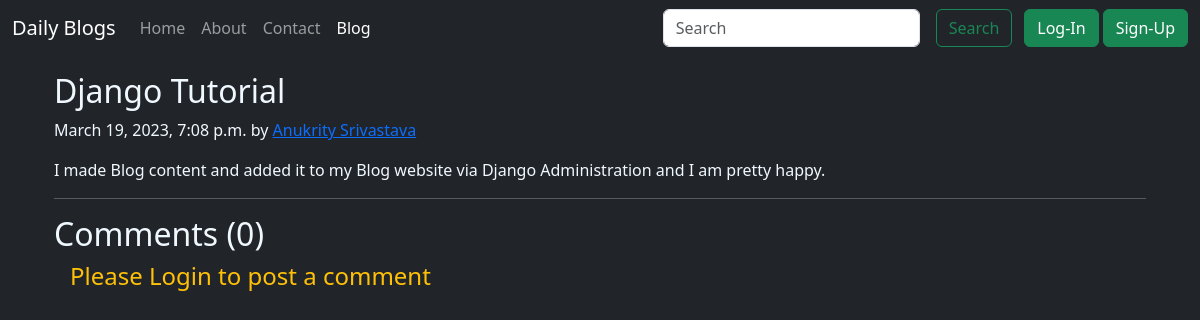
Before: /blog/blogpost/First_Tag with the older database file.
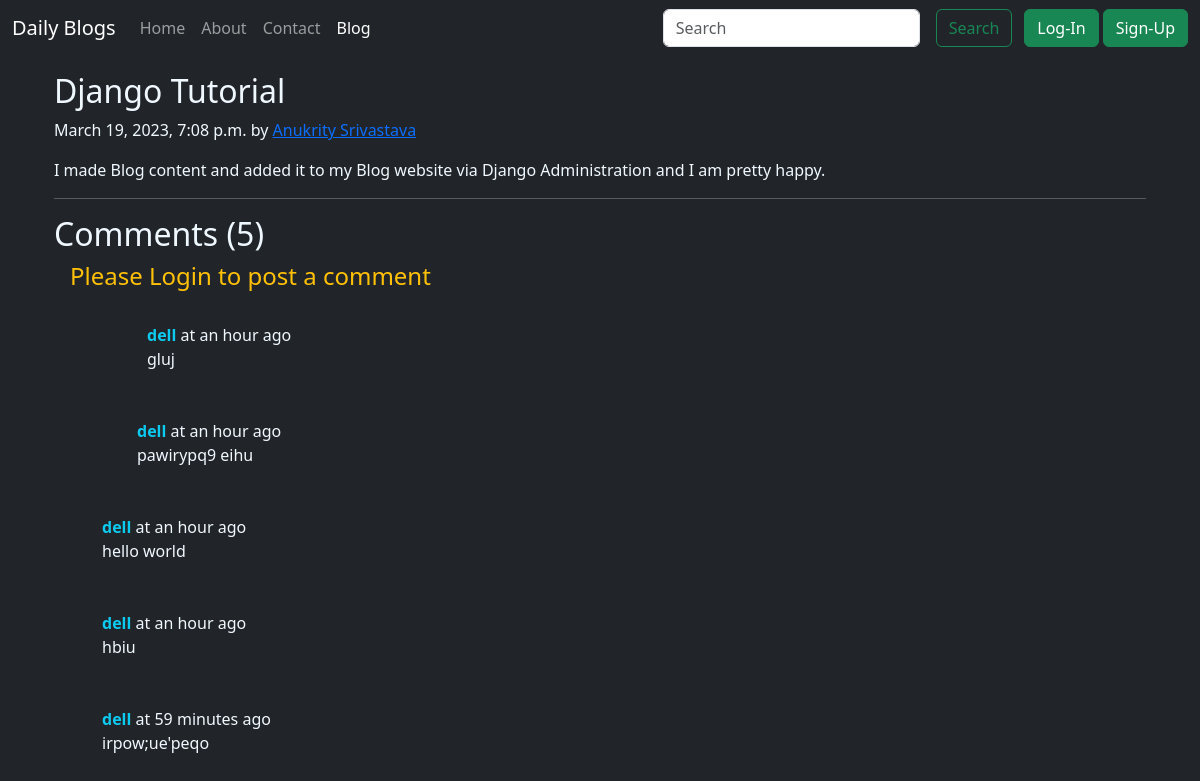
After: the same page with the newer database file.
### blog/models.py (models this page shows, shortened)
class Post(models.Model):
    Sno=models.AutoField(primary_key=True)
    author=models.CharField(max_length=100)
    title=models.CharField(max_length=150)
    slug=models.CharField(max_length=14)
    Timestamp=models.DateTimeField(blank=True)
    content=models.TextField()

class BlogComment(models.Model):
    sno=models.AutoField(primary_key=True)
    comment=models.TextField()
    user=models.ForeignKey(User, on_delete=models.CASCADE)
    post=models.ForeignKey(Post, on_delete=models.CASCADE)
    parent=models.ForeignKey('self', on_delete=models.CASCADE, null=True)
    timestamp=models.DateTimeField(default=now)

### blog/views.py (the view)
# urls.py: path('blogpost/<slug:slug>', views.blogpost, name="blogpost"),
def blogpost(request, slug):
    post=Post.objects.filter(slug=slug).first()
    comments=BlogComment.objects.filter(post=post)
    context={"post":post, "comments":comments, "user":request.user}
    return render(request, "blog/blogpost.html", context)

### templates/blog/blogpost.html (shortened to what this page needs)
{% extends 'basic.html' %}
{% block blogactive %} active {% endblock blogactive %}
{% block body %}
{% load humanize %}
<div class="container my-3">
    <div class="blog-post">
        <h2 class="blog-post-title">
            {{post.title}}
        </h2>
        <p class="blog-post-meta">
            {{post.Timestamp}} by <a href="#">{{post.author}}</a>
        </p>
        <p>{{post.content}}</p>
        <hr>
    </div>
</div>
    <div class="container">
        <h2>Comments ({{comments.count}})</h2>
        {% if user.is_authenticated %}
        <form action="/blog/postComment" method="POST">
            {% csrf_token %}
            <div class="form-group">
                <label for="comment">Post Comment</label>
                <input type="text" class="form-control mx-2" name="comment" placeholder="Enter Your Comment here ">
            </div>
            <input type="hidden" name="postSno" value="{{post.Sno}}">
            <button type="submit" class="btn btn-outline-primary my-2 mx-3">Submit</button>
        </form>
        {% else %}
        <h4 class="text-warning mx-3">Please Login to post a comment</h4>
        {% endif %}
        {% for comment in comments %}
        <div class="row my-3">
            <div class="col-md-1">
            </div>
            <div class="col-md-10 my-3">
                <b class="text-info">{{comment.user.username}}</b> at {{comment.timestamp | naturaltime}}
                <div>{{comment.comment}}</div>
            </div>
        </div>
    </div>
    {% endfor %}
{% endblock body %}

### templates/basic.html (shortened to what this page needs)
<!doctype html>
<html lang="en">
<head>
  <link href="https://cdn.jsdelivr.net/npm/bootstrap@5.3.0-alpha1/dist/css/bootstrap.min.css" rel="stylesheet"
>
</head>
<body style="background-color: #212529; color: aliceblue;">
  <nav class="navbar navbar-expand-lg navbar-dark bg-dark ">
    <div class="container-fluid">
      <a class="navbar-brand" href="#">Daily Blogs</a>
      <div class="collapse navbar-collapse" id="navbarSupportedContent">
        <ul class="navbar-nav me-auto mb-2 mb-lg-0">
          <li class="nav-item">
            <a class="nav-link {% block homeactive %} {% endblock homeactive %}" aria-current="page" href="/">Home</a>
          </li>
          <li class="nav-item">
            <a class="nav-link {% block aboutactive %} {% endblock aboutactive %}" href="/about">About</a>
          </li>
          <li class="nav-item">
            <a class="nav-link {% block contactactive %} {% endblock contactactive %}" href="/contact">Contact</a>
          </li>
          <li class="nav-item">
            <a class="nav-link {% block blogactive %} {% endblock blogactive %}" href="/blog">Blog</a>
          </li>
        </ul>
        <form action="/search" method="get" class="d-flex" role="search">
          <input class="form-control me-2" type="search" placeholder="Search" aria-label="Search" name="query"
            id="query">
          <button class="btn btn-outline-success mx-2" type="submit">Search</button>
        </form>
        {% if user.is_authenticated %}
        <div class="nav-item dropdown">
          <a  class="nav-link dropdown-toggle text-success" href="#" id="navbarDropdown" role="button" data-bs-toggle="dropdown" aria-expanded="false">Welcome, {{request.user}}</a>
          <ul class="dropdown-menu" aria-labelledby="navbarDropdown">
            <li><a class="dropdown-item" href="/logout">Logout</a></li>
          </ul>
        </div>
        {% else %}
        <button type="button" class="btn btn-success mx-1" data-bs-toggle="modal" data-bs-target="#login-Modal">
          Log-In
        </button>
        <button type="button" class="btn btn-success" data-bs-toggle="modal" data-bs-target="#signup-Modal">
          Sign-Up
        </button>
        {% endif %}
      </div>
    </div>
  </nav>
  <div class="container">
    {% block body %}{% endblock body %}
  </div>
</body>
</html>

Changed rows visible on the page:
added BlogComment: user.username "dell", timestamp "an hour ago", comment "gluj"
added BlogComment: user.username "dell", timestamp "an hour ago", comment "pawirypq9 eihu"
added BlogComment: user.username "dell", timestamp "an hour ago", comment "hello world"
added BlogComment: user.username "dell", timestamp "an hour ago", comment "hbiu"
added BlogComment: user.username "dell", timestamp "59 minutes ago", comment "irpow;ue'peqo"
Other visible differences:
{{ comments.count }}: "0" → "5"
